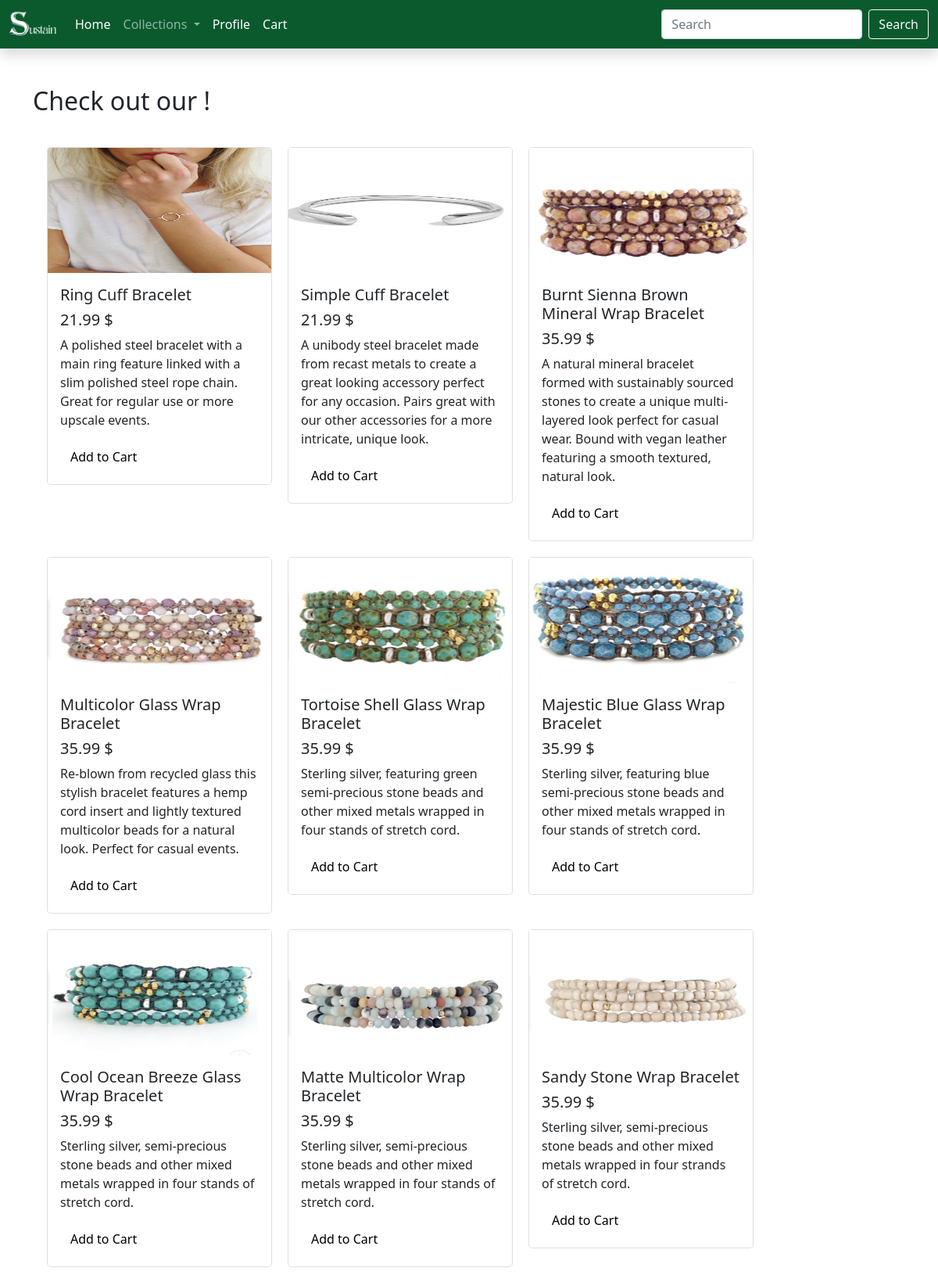
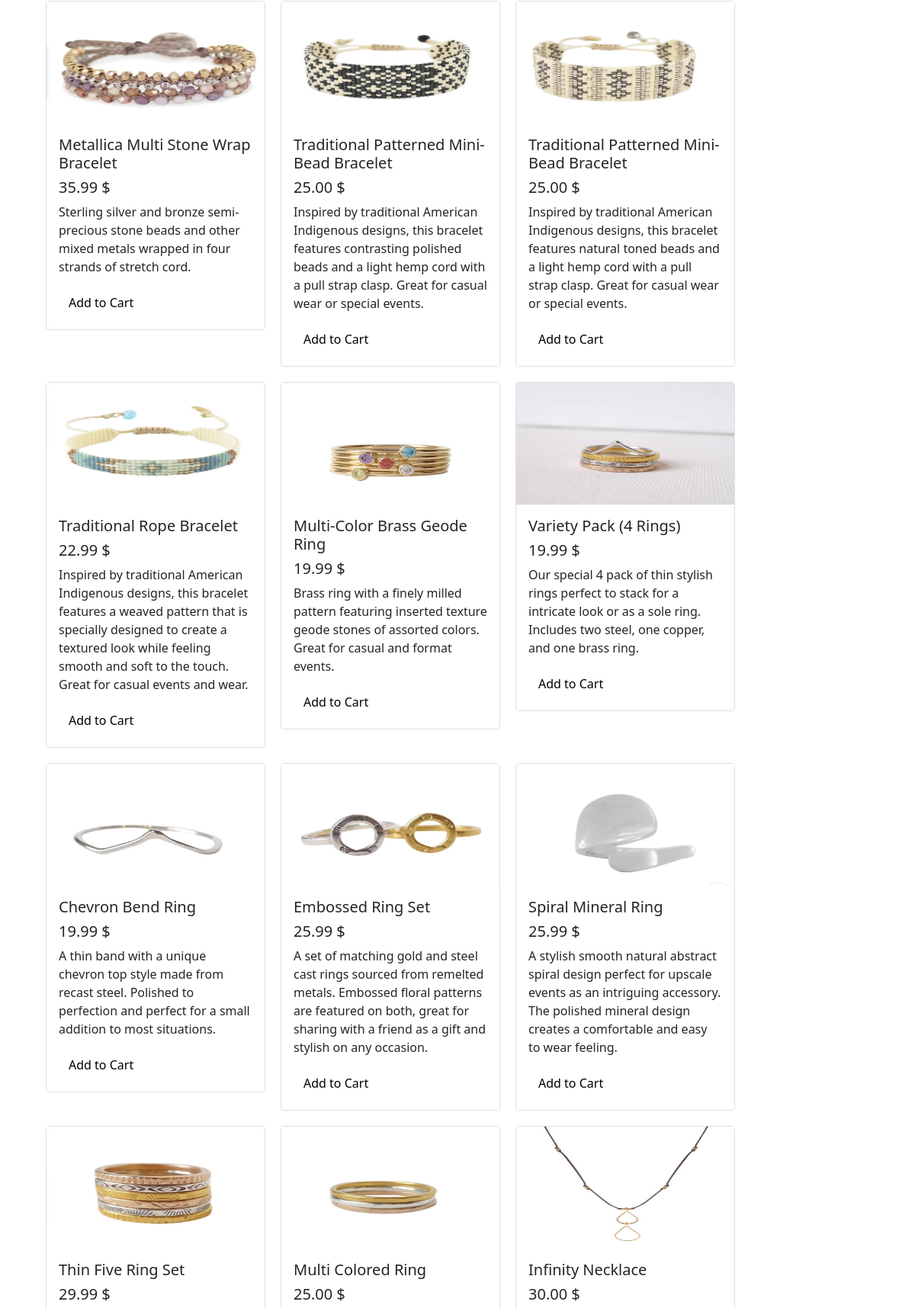
The page /collections.php (upper part) on the database its author committed (2 pictures, top to bottom).
### tables this page shows
CREATE TABLE `products` (
  `productId` int(9) NOT NULL,
  `name` varchar(70) NOT NULL,
  `price` decimal(10,2) NOT NULL,
  `category` varchar(50) NOT NULL,
  `description` varchar(255) NOT NULL,
  `img` varchar(255) NOT NULL,
  `keywords` varchar(250) NOT NULL
);

### collections.php (the view, shortened to what this page needs)
<!DOCTYPE html>
<html>
<head>
    <link rel="stylesheet" href="assets/css/style.css">
</head>
<body class="">
    <div class="container">
        <br><br><h2>Check out our !</h2><br>
       <div class="row">
                <div class="cardComponent">
                    <?php
                    $userId = $_SESSION["userId"];
                    require_once("connect-db.php");
                    $sql = "select * from products";
                    $statement1 = $db->prepare($sql);
                    $statement1 -> bindValue(':userId' , $userId);
                    if($statement1->execute()){
                        $products = $statement1->fetchAll();
                    }else{
                        $error1= "Error finding items.";
                    }
                ?>
                    <?php
                            foreach($products as $c){?>
                                    <div class="" >
                                        <div class="card" style="width: 18rem;">
                                            <img src="<?php echo $c["img"];?>" class="card-img-top" alt="...">
                                            <div class="card-body">
                                                <h5 class="card-title"><?php echo $c["name"];?></h5>
                                                <h5 class="card-title"> <?php echo $c["price"]." $";?></h5>
                                                <p class="card-text"><?php echo $c["description"];?></p>
                                                <form action="addcart.php" method="post">
                                                    <button class="btn btn-primary" type="submit">Add to Cart</button>
                                                </form>
                                            </div>
                                        </div>
                                    </div>
                        <?php } ?>
                    </div>
           </div>
       </div>
</body>
</html>

### rows shown on the page
products: img (picture), name "Ring Cuff Bracelet", price "21.99", description "A polished steel bracelet with a main ring feature linked with a slim polished steel rope chain. Great for regular use or more upscale events."
products: img (picture), name "Simple Cuff Bracelet", price "21.99", description "A unibody steel bracelet made from recast metals to create a great looking accessory perfect for any occasion. Pairs great with our other accessories for a more intricate, unique look."
products: img (picture), name "Burnt Sienna Brown Mineral Wrap Bracelet", price "35.99", description "A natural mineral bracelet formed with sustainably sourced stones to create a unique multi-layered look perfect for casual wear. Bound with vegan leather featuring a smooth textured, natural look."
products: img (picture), name "Multicolor Glass Wrap Bracelet", price "35.99", description "Re-blown from recycled glass this stylish bracelet features a hemp cord insert and lightly textured multicolor beads for a natural look. Perfect for casual events."
products: img (picture), name "Tortoise Shell Glass Wrap Bracelet", price "35.99", description "Sterling silver, featuring green semi-precious stone beads and other mixed metals wrapped in four stands of stretch cord."
products: img (picture), name "Majestic Blue Glass Wrap Bracelet", price "35.99", description "Sterling silver, featuring blue semi-precious stone beads and other mixed metals wrapped in four stands of stretch cord."
products: img (picture), name "Cool Ocean Breeze Glass Wrap Bracelet", price "35.99", description "Sterling silver, semi-precious stone beads and other mixed metals wrapped in four stands of stretch cord."
products: img (picture), name "Matte Multicolor Wrap Bracelet", price "35.99", description "Sterling silver, semi-precious stone beads and other mixed metals wrapped in four stands of stretch cord."
products: img (picture), name "Sandy Stone Wrap Bracelet", price "35.99", description "Sterling silver, semi-precious stone beads and other mixed metals wrapped in four strands of stretch cord."
products: img (picture), name "Metallica Multi Stone Wrap Bracelet", price "35.99", description "Sterling silver and bronze semi-precious stone beads and other mixed metals wrapped in four strands of stretch cord."
products: img (picture), name "Traditional Patterned Mini-Bead Bracelet", price "25.00", description "Inspired by traditional American Indigenous designs, this bracelet features contrasting polished beads and a light hemp cord with a pull strap clasp. Great for casual wear or special events."
products: img (picture), name "Traditional Patterned Mini-Bead Bracelet", price "25.00", description "Inspired by traditional American Indigenous designs, this bracelet features natural toned beads and a light hemp cord with a pull strap clasp. Great for casual wear or special events."
products: img (picture), name "Traditional Rope Bracelet", price "22.99", description "Inspired by traditional American Indigenous designs, this bracelet features a weaved pattern that is specially designed to create a textured look while feeling smooth and soft to the touch. Great for casual events and wear."
products: img (picture), name "Multi-Color Brass Geode Ring", price "19.99", description "Brass ring with a finely milled pattern featuring inserted texture geode stones of assorted colors. Great for casual and format events."
products: img (picture), name "Variety Pack (4 Rings)", price "19.99", description "Our special 4 pack of thin stylish rings perfect to stack for a intricate look or as a sole ring. Includes two steel, one copper, and one brass ring."
products: img (picture), name "Chevron Bend Ring", price "19.99", description "A thin band with a unique chevron top style made from recast steel. Polished to perfection and perfect for a small addition to most situations."
products: img (picture), name "Embossed Ring Set", price "25.99", description "A set of matching gold and steel cast rings sourced from remelted metals. Embossed floral patterns are featured on both, great for sharing with a friend as a gift and stylish on any occasion."
products: img (picture), name "Spiral Mineral Ring", price "25.99", description "A stylish smooth natural abstract spiral design perfect for upscale events as an intriguing accessory. The polished mineral design creates a comfortable and easy to wear feeling."
products: img (picture), name "Thin Five Ring Set", price "29.99"
products: img (picture), name "Multi Colored Ring", price "25.00"
products: img (picture), name "Infinity Necklace", price "30.00"
